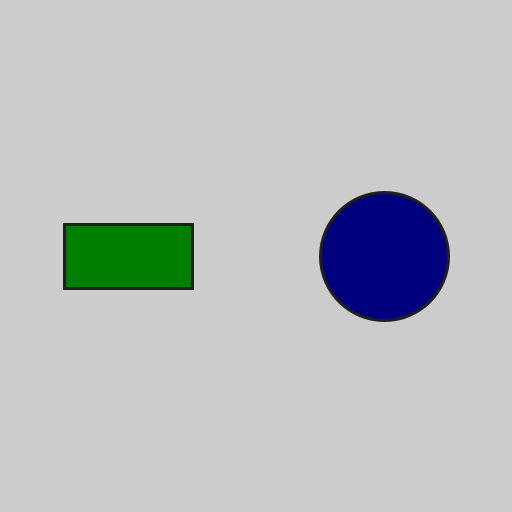
Frame 1 (no input)
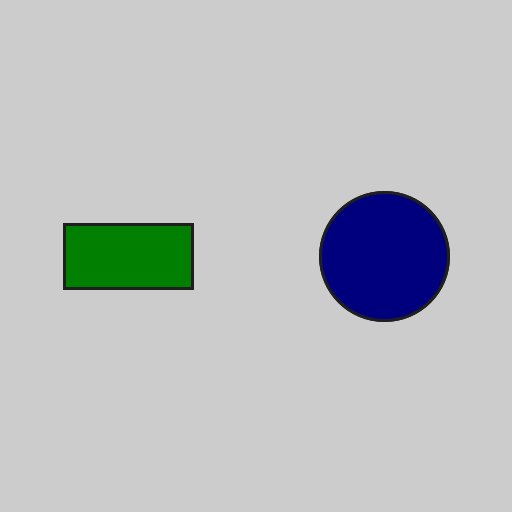
Frame 2 (the mouse pressed at the canvas centre, redrawn once)

The Processing sketch that drew these frames (run headless with seeded random() and noise(); the mouse was pressed at the canvas centre and the sketch redrawn once):

// Processing sketch: ANI2012A20_Shapes1
// ── ANI2012A20_Shapes1.pde
// ANI2012A20_Shapes1.pde
// Instanciation et affichage de deux formes ('Rectangle' et 'Circle') qui héritent de la même classe parent ('Shape').
// Dans ce premier exemple, chaque instance a sa propre variable et est affichée directement à partir de celle-ci.

// classe de type Shape (classe parent)
class Shape
{
  float positionX;   // position en X de la forme
  float positionY;   // position en Y de la forme

  color colorStroke; // couleur de la ligne contour
  color colorFill;   // couleur de remplissage

  // constructeur
  Shape(float x, float y, color s, color f)
  {
    positionX = x;
    positionY = y;
    colorStroke = s;
    colorFill = f;
  }

  // fonction abstraite d'affichage
  void render(){}
}

// classe de type Rectangle (classe enfant)
class Rectangle extends Shape
{
  float sizeX; // largeur du rectangle
  float sizeY; // hauteur du rectangle

  // constructeur
  Rectangle(float x, float y, color s, color f, float w, float h)
  {
    // invoquer le constructeur de la classe parent
    super(x, y, s, f);

    // initialisation des attributs propres au rectangle
    sizeX = w;
    sizeY = h;
  }

  // fonction d'affichage du rectangle
  void render()
  {
    stroke(colorStroke);
    fill(colorFill);

    rect(positionX, positionY, sizeX, sizeY);
  }
}

// classe de type Ellipse (classe enfant)
class Circle extends Shape
{
  float radius; // rayon du cercle

  // constructeur
  Circle(float x, float y, color s, color f, float r)
  {
    // invoquer le constructeur de la classe parent
    super(x, y, s, f);

    // initialisation des attributs propres au cercle
    radius = r;
  }

  // fonction d'affichage du cercle
  void render()
  {
    stroke(colorStroke);
    fill(colorFill);
    ellipse(positionX, positionY, radius, radius);
  }
}

// paramètre
float strokeSize = 3.0f;

// variables

// référence sur une instance de la classe Rectangle
Rectangle rectangle;

// référence sur une instance de la classe Circle
Circle circle;

void setup()
{
  size(512, 512);
  noLoop();
  rectMode(CENTER);
  ellipseMode(CENTER);
  strokeWeight(strokeSize);

  // créer une instance de la classe Rectangle
  rectangle = new Rectangle(width / 4.0f, height / 2.0f, color(31), color(0, 127, 0), width / 4.0f, height / 8.0f);

  // créer une instance de la classe Cercle
  circle = new Circle(width - width / 4.0f, height / 2.0f, color(31), color(0, 0, 127), height / 4.0f);
}

void draw()
{
  // afficher l'instance de rectangle
  rectangle.render();

  // afficher l'instance de cercle
  circle.render();
}
